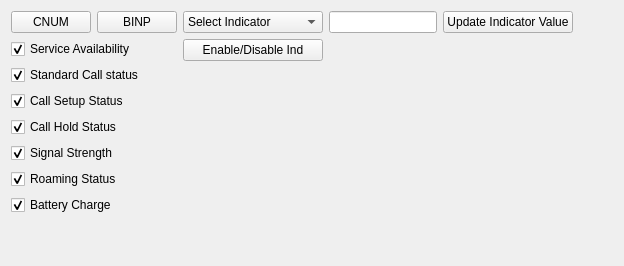
          <widget class="QWidget" name="tabHF_continue">
           <attribute name="title">
            <string>HF Advanced</string>
           </attribute>
           <layout class="QGridLayout" name="gridLayout_28">
            <item row="1" column="0" rowspan="3" colspan="2">
             <layout class="QVBoxLayout" name="verticalLayout_10">
              <item>
               <widget class="QCheckBox" name="HFcheckBoxind1">
                <property name="text">
                 <string>Service Availability</string>
                </property>
                <property name="checkable">
                 <bool>true</bool>
                </property>
                <property name="checked">
                 <bool>true</bool>
                </property>
               </widget>
              </item>
              <item>
               <widget class="QCheckBox" name="HFcheckBoxind2">
                <property name="text">
                 <string>Standard Call status</string>
                </property>
                <property name="checked">
                 <bool>true</bool>
                </property>
               </widget>
              </item>
              <item>
               <widget class="QCheckBox" name="HFcheckBoxind3">
                <property name="text">
                 <string>Call Setup Status</string>
                </property>
                <property name="checked">
                 <bool>true</bool>
                </property>
               </widget>
              </item>
              <item>
               <widget class="QCheckBox" name="HFcheckBoxind4">
                <property name="text">
                 <string>Call Hold Status</string>
                </property>
                <property name="checked">
                 <bool>true</bool>
                </property>
               </widget>
              </item>
              <item>
               <widget class="QCheckBox" name="HFcheckBoxind5">
                <property name="text">
                 <string>Signal Strength</string>
                </property>
                <property name="checked">
                 <bool>true</bool>
                </property>
               </widget>
              </item>
              <item>
               <widget class="QCheckBox" name="HFcheckBoxind6">
                <property name="text">
                 <string>Roaming Status</string>
                </property>
                <property name="checked">
                 <bool>true</bool>
                </property>
               </widget>
              </item>
              <item>
               <widget class="QCheckBox" name="HFcheckBoxind7">
                <property name="text">
                 <string>Battery Charge</string>
                </property>
                <property name="checked">
                 <bool>true</bool>
                </property>
               </widget>
              </item>
             </layout>
            </item>
            <item row="4" column="0">
             <spacer name="verticalSpacer_20">
              <property name="orientation">
               <enum>Qt::Vertical</enum>
              </property>
              <property name="sizeHint" stdset="0">
               <size>
                <width>20</width>
                <height>40</height>
               </size>
              </property>
             </spacer>
            </item>
            <item row="0" column="1">
             <widget class="QPushButton" name="btnHFBINP">
              <property name="text">
               <string>BINP</string>
              </property>
             </widget>
            </item>
            <item row="0" column="4">
             <widget class="QPushButton" name="btnHFUpdate_ind">
              <property name="text">
               <string>Update Indicator Value</string>
              </property>
             </widget>
            </item>
            <item row="0" column="0">
             <widget class="QPushButton" name="btnHFCNUM">
              <property name="text">
               <string>CNUM</string>
              </property>
             </widget>
            </item>
            <item row="0" column="2">
             <widget class="QComboBox" name="cbHFIndicator">
              <item>
               <property name="text">
                <string>Select Indicator</string>
               </property>
              </item>
              <item>
               <property name="text">
                <string>Service Availability</string>
               </property>
              </item>
              <item>
               <property name="text">
                <string>Standard Call status</string>
               </property>
              </item>
              <item>
               <property name="text">
                <string>Call Setup Status</string>
               </property>
              </item>
              <item>
               <property name="text">
                <string>Call Hold Status</string>
               </property>
              </item>
              <item>
               <property name="text">
                <string>Signal Strength</string>
               </property>
              </item>
              <item>
               <property name="text">
                <string>Roaming Status</string>
               </property>
              </item>
              <item>
               <property name="text">
                <string>Battery Charge</string>
               </property>
              </item>
             </widget>
            </item>
            <item row="0" column="3" alignment="Qt::AlignLeft">
             <widget class="QLineEdit" name="lineEditHFInd_val"/>
            </item>
            <item row="1" column="2">
             <widget class="QPushButton" name="btnHFBIA">
              <property name="text">
               <string>Enable/Disable Ind</string>
              </property>
             </widget>
            </item>
            <item row="0" column="5">
             <spacer name="horizontalSpacer_30">
              <property name="orientation">
               <enum>Qt::Horizontal</enum>
              </property>
              <property name="sizeHint" stdset="0">
               <size>
                <width>40</width>
                <height>20</height>
               </size>
              </property>
             </spacer>
            </item>
           </layout>
          </widget>
